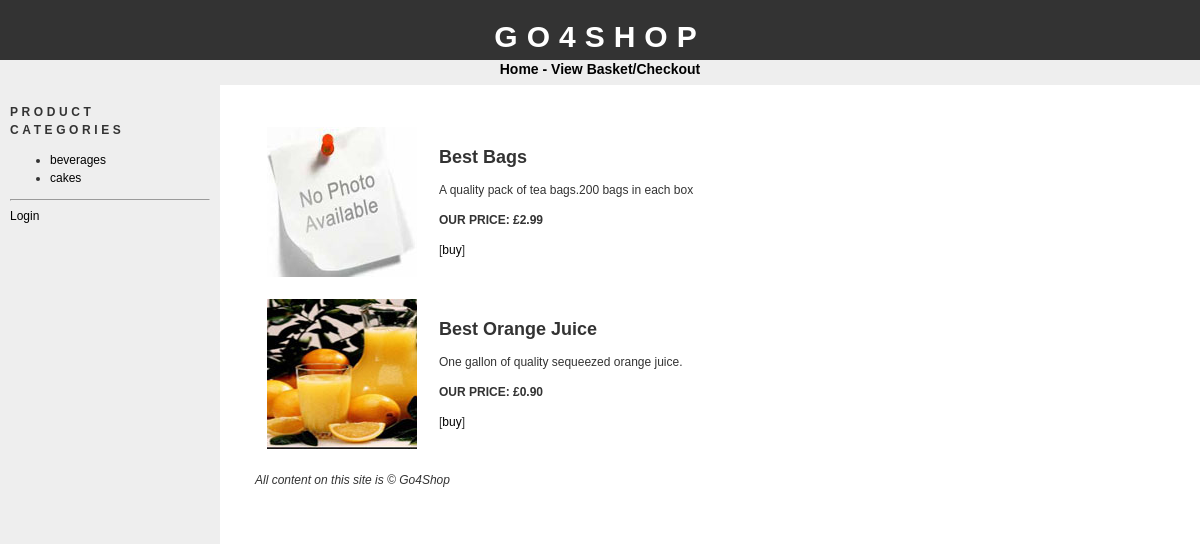
Screenshot of /products.php?id=1 with the database file from the repository.
### tables this page shows
CREATE TABLE IF NOT EXISTS `categories` (
  `id` tinyint(4) NOT NULL AUTO_INCREMENT,
  `name` varchar(100) NOT NULL,
  PRIMARY KEY (`id`)
);

CREATE TABLE IF NOT EXISTS `products` (
  `id` int(11) NOT NULL AUTO_INCREMENT,
  `cat_id` tinyint(4) NOT NULL,
  `name` varchar(150) NOT NULL,
  `description` text NOT NULL,
  `image` varchar(30) NOT NULL,
  `price` float NOT NULL,
  PRIMARY KEY (`id`)
);

### config.php (called while the page is built, shortened)
<?php
$config_basedir = "http://localhost/go4shop/";
$config_sitename = "Go4Shop";
?>

### products.php (the view, shortened to what this page needs)
<?php
require("config.php");
require("header.php");
$prodcatsql = "SELECT * FROM products WHERE cat_id = " . $_GET['id'] . ";";
$prodcatres = mysql_query($prodcatsql);
$numrows = mysql_num_rows($prodcatres);
if($numrows == 0)
{
echo "<h1>No products</h1>";
echo "There are no products in this category.";
}
else
{
echo "<table cellpadding='10'>";
while($prodrow = mysql_fetch_assoc($prodcatres))
{
echo "<tr>";
if(empty($prodrow['image'])) {
echo "<td><img
src='./productimages/dummy.jpg' alt='". $prodrow['name'] . "'></td>";
}
else {
echo "<td><img src='./productimages/" . $prodrow['image']. "' alt='". $prodrow['name'] . "'></td>";
}
echo "<td>";
echo "<h2>" . $prodrow['name'] . "</h2>";
echo "<p>" . $prodrow['description'];
echo "<p><strong>OUR PRICE: &pound;". sprintf('%.2f', $prodrow['price']) . "</strong>";
echo "<p>[<a href='addtobasket.php?id=". $prodrow['id'] . "'>buy</a>]";
echo "</td>";
echo "</tr>";
}
echo "</table>";
}
require("footer.php");
?>

### header.php (shortened to what this page needs)
<?php
require("config.php");
?>
<!DOCTYPE HTML PUBLIC "-//W3C//DTD HTML 4.01 Transitional//EN"
"http://www.w3.org/TR/html4/loose.dtd">
<head>
<link href="css/stylesheet.css" rel="stylesheet" type="text/css">
</head>
<body>
<div id="header">
<h1><?php echo $config_sitename; ?></h1>
</div>
<div id="menu">
<a href="<?php echo $config_basedir; ?>">Home</a> -
<a href="<?php echo $config_basedir;?>showcart.php">View Basket/Checkout</a>
</div>
<div id="container">
<div id="bar">
<?php
require("bar.php");
echo "<hr>";
if(isset($_SESSION['SESS_LOGGEDIN']))
{
echo "Logged in as <strong>" . $_SESSION['SESS_USERNAME']. "</strong>[<a href='" . $config_basedir. "logout.php'>logout</a>]";
}
else
{
echo "<a href='". $config_basedir . "login.php'>Login</a>";
}
?>
</div>
<div id="main">

### bar.php
<h1>Product Categories</h1>
<ul>
<?php
$catsql = "SELECT * FROM categories;";
$catres = mysql_query($catsql);
while($catrow = mysql_fetch_assoc($catres))
{
echo "<li><a href='" . $config_basedir. "products.php?id=" . $catrow['id'] . "'>". $catrow['name'] . "</a></li>";
}
?>
</ul>

### footer.php (shortened to what this page needs)
<?php
echo "<p><i>All content on this site is &copy; "
. $config_sitename . "</i></p>";
?>
</div>
</div>
</body>
</html>

### css/stylesheet.css (style rules this page uses)
body { font-family: "trebuchet ms", verdana, sans-serif; font-size: 12px; line-height: 1.5em; color: #333; background: #ffffff; margin: 0; padding: 0; text-align: center; width: 100%; }
p { margin-top: 10px; }
a:link { text-decoration: none; color: #000; }
img { border: 0; }
#container { position: absolute; top: 85px; left: 0px; background: #ffffff; margin: 0 auto 0 auto; text-align: left; width: 100%; height: 100%; }
#menu { font-family: "trebuchet ms", verdana, sans-serif; font-size: 14px; font-weight: bold; position: absolute; height: 27px; top: 60px; left: 0px; width: 100%; padding: 0px; color: #000000; background-color: #eee }
#header { position: absolute; top: 0px; left: 0px; height: 60px; width: 100%; background: #333; padding-top: 8px; }
#header h1 { font-size: 30px; text-transform: uppercase; letter-spacing: 0.3em; color: #fff; }
#main { margin: 15px 15px 15px 240px; padding: 15px 15px 15px 15px; background: #FFFFFF; }
#bar { float: left; width: 200px; background: #eee; z-index: 1; padding: 10px; margin-right: 30px; height: 100%; }
#bar h1 { font-size: 12px; text-transform: uppercase; letter-spacing: 0.3em; }

### rows the page displays
categories: name "beverages"
categories: name "cakes"
products: name "Best Bags", description "A quality pack of tea bags.200 bags in each box", price "2.99"
products: image (picture), name "Best Orange Juice", description "One gallon of quality sequeezed orange juice.", price "0.90"

### other values shown
$config_sitename "GO4SHOP"
$config_sitename "Go4Shop"
